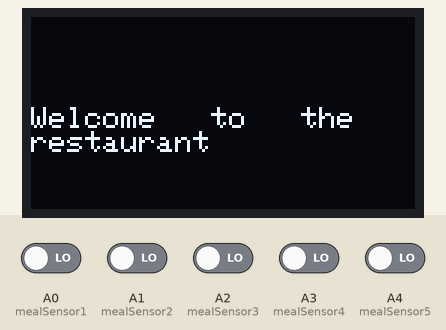
Simulated run of this sketch. Board: Arduino Uno, built with avr-gcc and run on an emulated ATmega328P. Shown: 128×64 one-colour display. Inputs (shaded band) come from the test bench; at power-on: A0 (mealSensor1), A1 (mealSensor2), A2 (mealSensor3), A3 (mealSensor4), A4 (mealSensor5) LOW.

Above: at 0.1 s.
6.3 s: A0 (mealSensor1) driven HIGH
At 7.2 s:
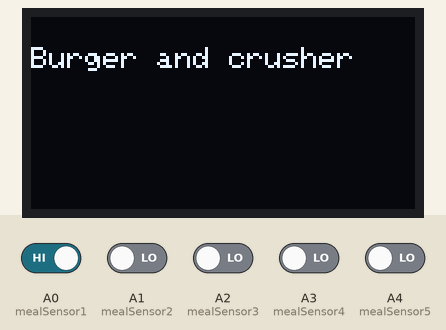
8.4 s: A1 (mealSensor2) driven HIGH
At 10.1 s:
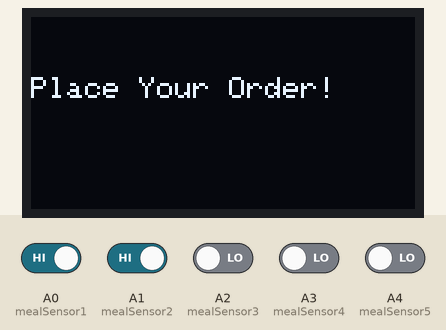
11.2 s: A2 (mealSensor3) driven HIGH
At 13.1 s:
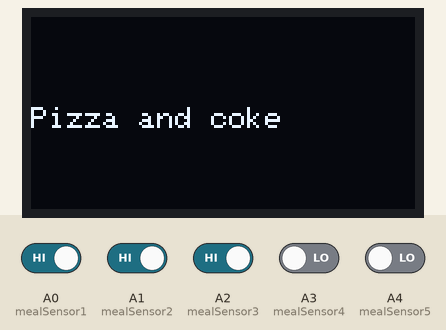
13.8 s: A3 (mealSensor4) driven HIGH
At 16.6 s:
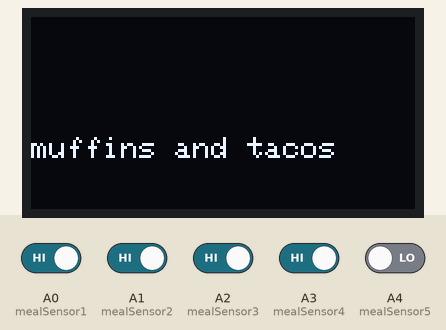
16.9 s: A4 (mealSensor5) driven HIGH
At 19.8 s:
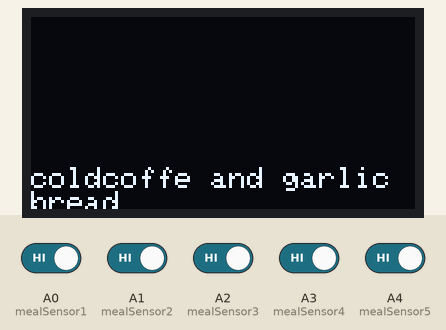
20.0 s: A4 (mealSensor5) driven LOW
At 23.8 s:
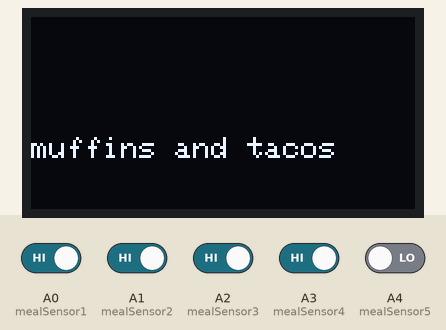
Timing chart, 0 to 24.1 s (numbered marks = the images above; inputs shaded):
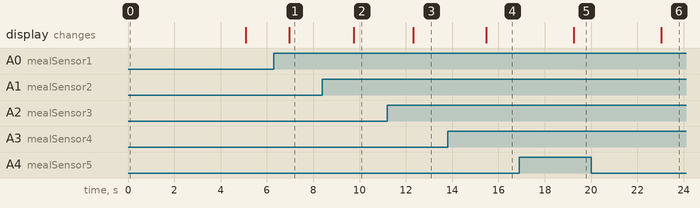

Measured:
- after the input at 6.3 s, the display: changes after 0.67 s (image 1)
- after the input at 8.4 s, the display: changes after 1.4 s (image 2)
- after the input at 11.2 s, the display: changes after 1.1 s (image 3)
- after the input at 13.8 s, the display: changes after 1.7 s (image 4)
- after the input at 16.9 s, the display: changes after 2.4 s (image 5)
- after the input at 20.0 s, the display: changes after 3.0 s (image 6)

The sketch:

sketch_may15a.ino
```cpp
#include <Wire.h>
#include <Adafruit_SSD1306.h>
#include <Adafruit_GFX.h>
#include <Adafruit_SH1106.h>

#define OLED_RESET 4
Adafruit_SH1106 display(OLED_RESET);

#define NUMFLAKES 10
#define XPOS 0
#define YPOS 1
#define DELTAY 2


#define LOGO16_GLCD_HEIGHT 16
#define LOGO16_GLCD_WIDTH  16
static const unsigned char PROGMEM logo16_glcd_bmp[] =
{ B00000000, B11000000,
  B00000001, B11000000,
  B00000001, B11000000,
  B00000011, B11100000,
  B11110011, B11100000,
  B11111110, B11111000,
  B01111110, B11111111,
  B00110011, B10011111,
  B00011111, B11111100,
  B00001101, B01110000,
  B00011011, B10100000,
  B00111111, B11100000,
  B00111111, B11110000,
  B01111100, B11110000,
  B01110000, B01110000,
  B00000000, B00110000 };

#if (SH1106_LCDHEIGHT != 64)
#error("Height incorrect, please fix Adafruit_SH1106.h!");
#endif

#define OLED_WIDTH 128
#define OLED_HEIGHT 64

#define OLED_ADDR   0x3C

// Use meaningful names for sensors
int mealSensor1 = A0;
int mealSensor2 = A1;
int mealSensor3 = A2;
int mealSensor4 = A3;
int mealSensor5 = A4;


void setup() {
  display.begin(SH1106_SWITCHCAPVCC, 0x3C);
  display.clearDisplay();

  display.setTextSize(1);
  display.setTextColor(WHITE);
  display.setCursor(0, 30);
  display.println("Welcome   to   the   restaurant");
  pinMode(mealSensor1, INPUT);
  pinMode(mealSensor2, INPUT);
  pinMode(mealSensor3, INPUT);
  pinMode(mealSensor4, INPUT);
  pinMode(mealSensor5, INPUT);

  display.display();
  delay(5000);
}

void loop() {
  display.clearDisplay();

  // Read sensor statuses
  int sensorStatus1 = digitalRead(mealSensor1);
  int sensorStatus2 = digitalRead(mealSensor2);
  int sensorStatus3 = digitalRead(mealSensor3);
  int sensorStatus4 = digitalRead(mealSensor4);
  int sensorStatus5 = digitalRead(mealSensor5);

  // Update display based on sensor statuses
  if (sensorStatus1 == HIGH) {
    display.setCursor(0, 10);
    display.println("Burger and crusher");
    delay(300);
  }

  if (sensorStatus2 == HIGH) {
    display.clearDisplay();
    display.setCursor(0, 20);
    display.println("Place Your Order!");
    delay(300);
  }

  if (sensorStatus3 == HIGH) {
    display.clearDisplay();
    display.setCursor(0, 30);
    display.println("Pizza and coke");
    delay(300);
  }

  if (sensorStatus4 == HIGH) {
    display.clearDisplay();
    display.setCursor(0, 40);
    display.println("muffins and tacos");
    delay(300);
  }

  if (sensorStatus5 == HIGH) {
    display.clearDisplay();
    display.setCursor(0, 50);
    display.println("coldcoffe and garlic bread");
    delay(300);
  }

  // Display updates only when there's a change in sensor status
  display.display();
  delay(500);  // Adjust delay as needed
}
```
